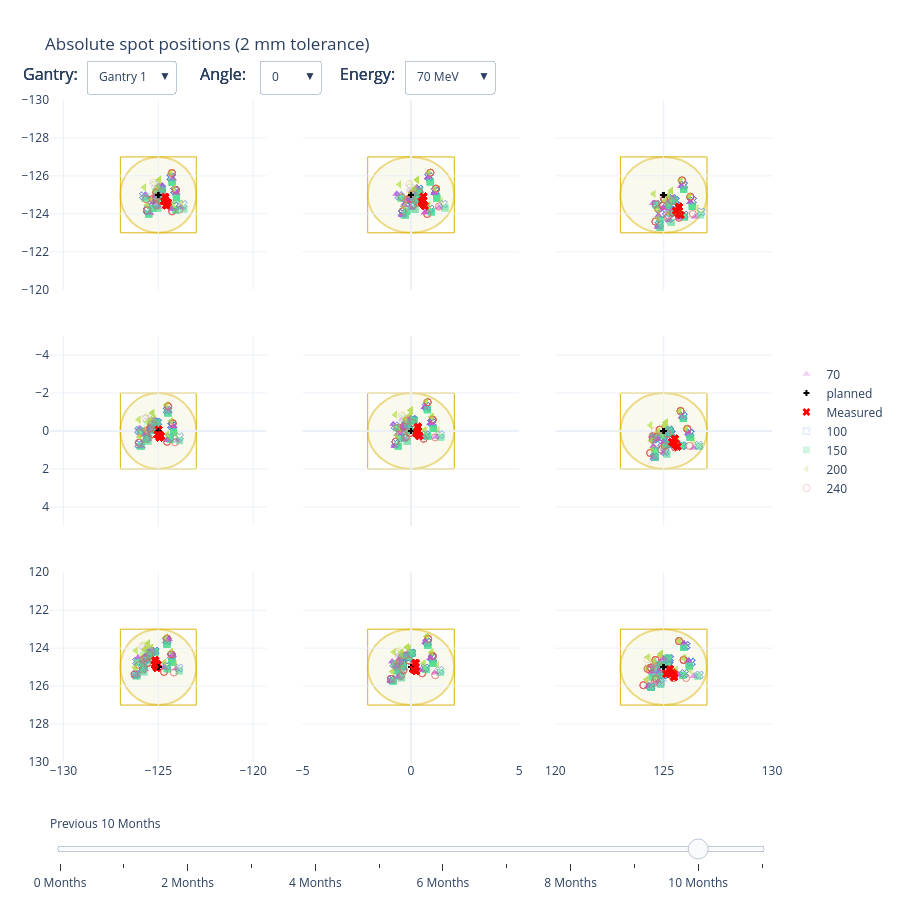

Notebook code cell kept with this figure:
### Code cell
fig = plot_spot_grid_plotly_sbe(df = sub_df, gantry = "Gantry 1", device = "XRV-3000", tolerance = 2, n_months =12)

fig
